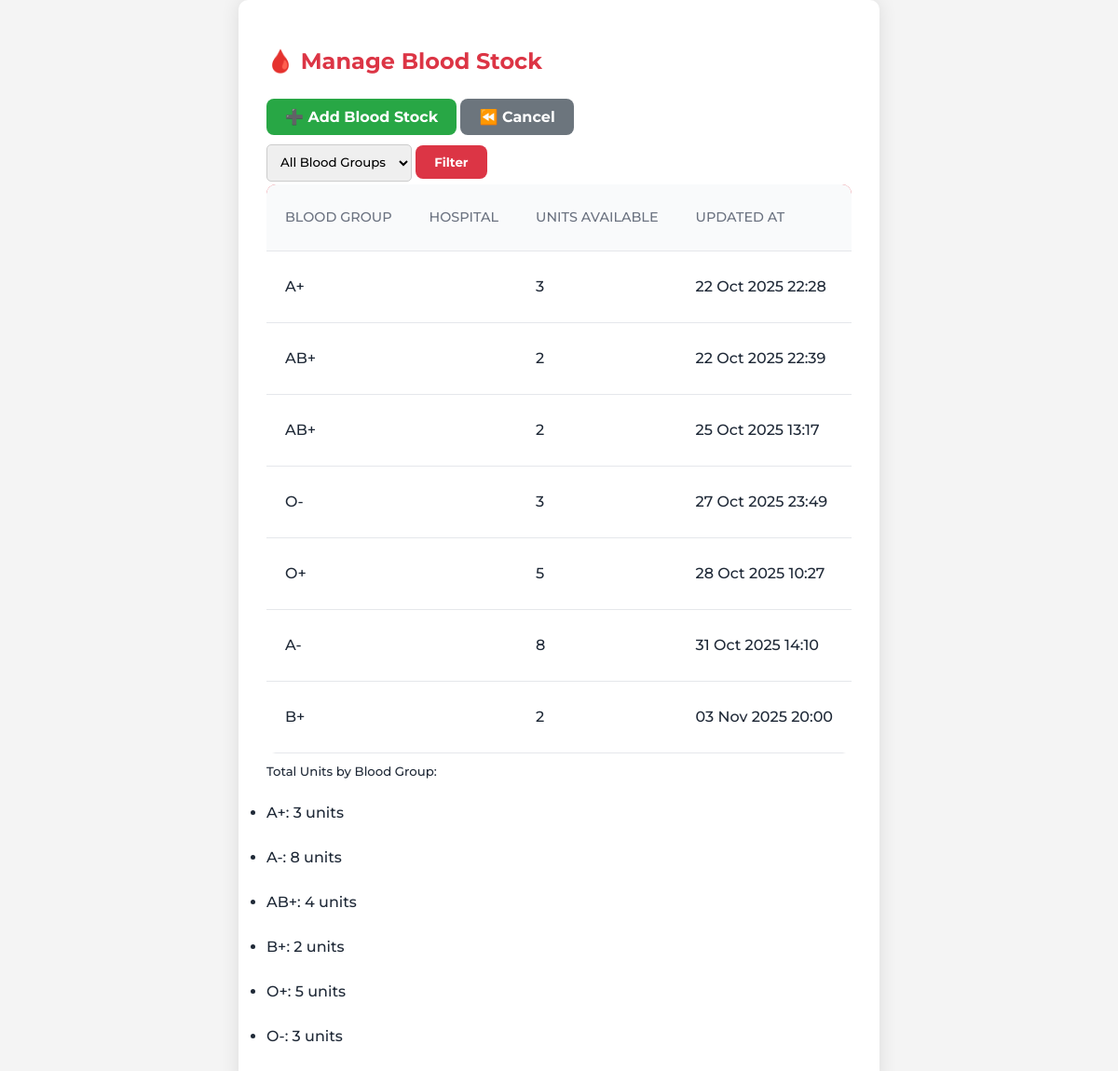
The app's page /manage_bloodstock/ (signed in), older data.
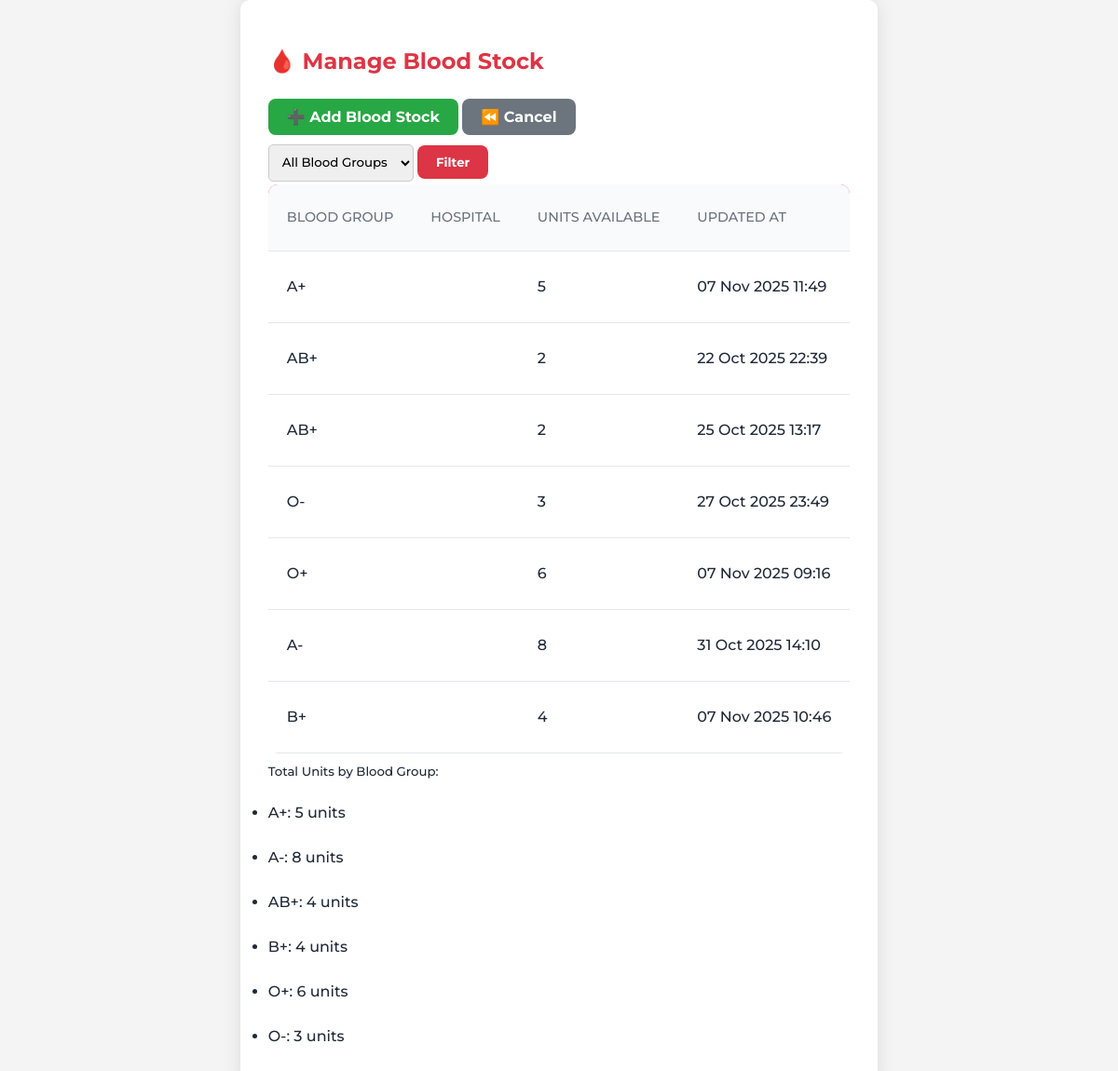
The same page, newer data.
### blood_bank_app/models.py (models this page shows, shortened)
class BloodStock(models.Model):
    BLOOD_GROUPS = [
        ('A+', 'A+'), ('A-', 'A-'),
        ('B+', 'B+'), ('B-', 'B-'),
        ('AB+', 'AB+'), ('AB-', 'AB-'),
        ('O+', 'O+'), ('O-', 'O-'),
    ]
    hospital = models.ForeignKey('HospitalDetail', on_delete=models.CASCADE, null=True, blank=True)
    blood_group = models.CharField(max_length=3, choices=BLOOD_GROUPS)
    units_available = models.PositiveIntegerField(default=0)
    updated_at = models.DateTimeField(auto_now=True)

### blood_bank_app/views.py (the view)
# urls.py: path('manage_bloodstock/', views.manage_bloodstock, name='manage_bloodstock'),
@login_required
@user_passes_test(is_admin)
def manage_bloodstock(request):
    stock = BloodStock.objects.all()
    blood_group = request.GET.get('blood_group')
    if blood_group:
        stock = stock.filter(blood_group=blood_group)
    hospital = request.GET.get('hospital')
    if hospital:
        stock = stock.filter(hospital_id=hospital)
    hospitals = HospitalDetail.objects.all()
    total_units = stock.values('blood_group').annotate(total=Sum('units_available'))
    return render(request, 'partials/manage_bloodstock.html', {
        'blood_stock': stock,
        'hospitals': hospitals,
        'blood_groups': BloodStock.BLOOD_GROUPS,  # pass this for filter dropdown
        'total_units': total_units
    })

### blood_bank_app/views.py (called while the page is built)
def is_admin(user):
    return hasattr(user, 'profile') and user.profile.role == 'admin'

### blood_bank_app/templates/partials/manage_bloodstock.html (shortened to what this page needs)
{% extends 'master.html' %}
{% load static %}
{% block content %}
<div class="login-container">
    <div class="login-card w-100">
        <h2 class="text-center mb-4">🩸 Manage Blood Stock</h2>
        <div class="d-flex justify-content-between mb-3">
            <a href="{% url 'add_blood_stock' %}" class="btn btn-success">➕ Add Blood Stock</a>
            <a href="{% url 'admin_dashboard' %}" class="btn btn-secondary">⏪ Cancel</a>
        </div>
        <form method="get" class="mb-4 d-flex gap-2">
            <select name="blood_group" class="form-control">
                <option value="">All Blood Groups</option>
            </select>
            <button type="submit" class="btn btn-primary">Filter</button>
        </form>
        <div class="table-responsive">
            <table class="table table-hover text-center">
                <thead>
                    <tr>
                        <th>Blood Group</th>
                        <th>Hospital</th>
                        <th>Units Available</th>
                        <th>Updated At</th>
                    </tr>
                </thead>
                <tbody>
                    {% for item in blood_stock %}
                        <tr>
                            <td>{{ item.blood_group }}</td>
                            <td>{{ item.hospital.hospital_name }}</td>
                            <td>{{ item.units_available }}</td>
                            <td>{{ item.updated_at|date:"d M Y H:i" }}</td>
                        </tr>
                    {% empty %}
                        <tr>
                            <td colspan="4">No blood stock available.</td>
                        </tr>
                    {% endfor %}
                </tbody>
            </table>
        </div>
        <div class="mt-4">
            <h5>Total Units by Blood Group:</h5>
            <ul class="list-group list-group-horizontal flex-wrap">
                {% for item in total_units %}
                    <li class="list-group-item flex-fill text-center">
                        {{ item.blood_group }}: {{ item.total }} units
                    </li>
                {% endfor %}
            </ul>
        </div>
    </div>
</div>
{% endblock %}

Row changes from the older to the newer data that the page shows:
changed BloodStock: units_available "3" → "5"; updated_at "22 Oct 2025 22:28" → "07 Nov 2025 11:49"
changed BloodStock: units_available "5" → "6"; updated_at "28 Oct 2025 10:27" → "07 Nov 2025 09:16"
changed BloodStock: units_available "2" → "4"; updated_at "03 Nov 2025 20:00" → "07 Nov 2025 10:46"
Text that changed along with them:
new list line: "A+ : 5 units"
new list line: "B+ : 4 units"
new list line: "O+ : 6 units"
list line gone: "A+ : 3 units"
list line gone: "B+ : 2 units"
list line gone: "O+ : 5 units"
